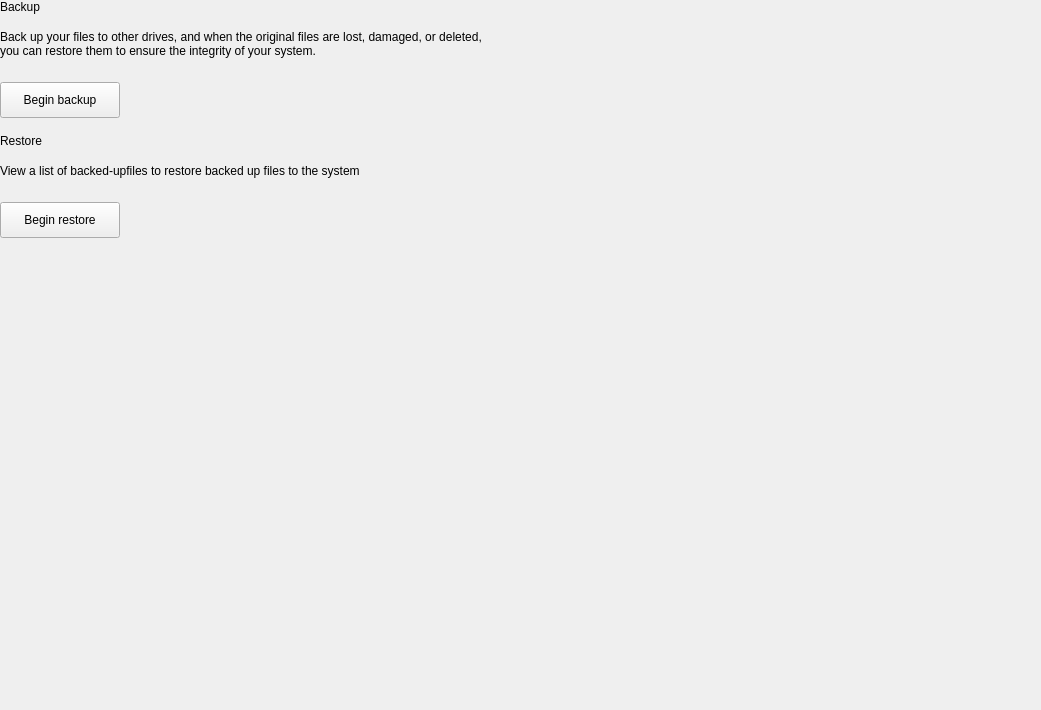
<?xml version="1.0" encoding="UTF-8"?>
<ui version="4.0">
 <class>Backup</class>
 <widget class="QWidget" name="Backup">
  <property name="geometry">
   <rect>
    <x>0</x>
    <y>0</y>
    <width>1041</width>
    <height>710</height>
   </rect>
  </property>
  <property name="minimumSize">
   <size>
    <width>0</width>
    <height>0</height>
   </size>
  </property>
  <property name="maximumSize">
   <size>
    <width>16777215</width>
    <height>16777215</height>
   </size>
  </property>
  <property name="windowTitle">
   <string notr="true">Backup</string>
  </property>
  <layout class="QVBoxLayout" name="verticalLayout_2">
   <property name="spacing">
    <number>16</number>
   </property>
   <property name="leftMargin">
    <number>0</number>
   </property>
   <property name="topMargin">
    <number>0</number>
   </property>
   <property name="rightMargin">
    <number>32</number>
   </property>
   <property name="bottomMargin">
    <number>30</number>
   </property>
   <item>
    <widget class="QLabel" name="titleLabel">
     <property name="sizePolicy">
      <sizepolicy hsizetype="Fixed" vsizetype="Fixed">
       <horstretch>0</horstretch>
       <verstretch>0</verstretch>
      </sizepolicy>
     </property>
     <property name="text">
      <string>Backup</string>
     </property>
     <property name="scaledContents">
      <bool>true</bool>
     </property>
    </widget>
   </item>
   <item>
    <widget class="QLabel" name="backupLabel">
     <property name="sizePolicy">
      <sizepolicy hsizetype="Preferred" vsizetype="Fixed">
       <horstretch>0</horstretch>
       <verstretch>0</verstretch>
      </sizepolicy>
     </property>
     <property name="text">
      <string>Back up your files to other drives, and when the original files are lost, damaged, or deleted, 
you can restore them to ensure the integrity of your system.</string>
     </property>
     <property name="scaledContents">
      <bool>true</bool>
     </property>
     <property name="wordWrap">
      <bool>true</bool>
     </property>
    </widget>
   </item>
   <item>
    <spacer name="verticalSpacer_2">
     <property name="orientation">
      <enum>Qt::Vertical</enum>
     </property>
     <property name="sizeType">
      <enum>QSizePolicy::Fixed</enum>
     </property>
     <property name="sizeHint" stdset="0">
      <size>
       <width>20</width>
       <height>8</height>
      </size>
     </property>
    </spacer>
   </item>
   <item>
    <layout class="QHBoxLayout" name="horizontalLayout">
     <item>
      <widget class="QPushButton" name="backBtn">
       <property name="minimumSize">
        <size>
         <width>120</width>
         <height>36</height>
        </size>
       </property>
       <property name="maximumSize">
        <size>
         <width>0</width>
         <height>36</height>
        </size>
       </property>
       <property name="text">
        <string>Begin backup</string>
       </property>
      </widget>
     </item>
     <item>
      <spacer name="horizontalSpacer">
       <property name="orientation">
        <enum>Qt::Horizontal</enum>
       </property>
       <property name="sizeHint" stdset="0">
        <size>
         <width>40</width>
         <height>20</height>
        </size>
       </property>
      </spacer>
     </item>
    </layout>
   </item>
   <item>
    <widget class="QLabel" name="title2Label">
     <property name="sizePolicy">
      <sizepolicy hsizetype="Fixed" vsizetype="Fixed">
       <horstretch>0</horstretch>
       <verstretch>0</verstretch>
      </sizepolicy>
     </property>
     <property name="text">
      <string>Restore</string>
     </property>
     <property name="scaledContents">
      <bool>true</bool>
     </property>
    </widget>
   </item>
   <item>
    <widget class="QLabel" name="restoreLabel">
     <property name="sizePolicy">
      <sizepolicy hsizetype="Fixed" vsizetype="Fixed">
       <horstretch>0</horstretch>
       <verstretch>0</verstretch>
      </sizepolicy>
     </property>
     <property name="text">
      <string>View a list of backed-upfiles to restore backed up files to the system</string>
     </property>
     <property name="scaledContents">
      <bool>true</bool>
     </property>
    </widget>
   </item>
   <item>
    <spacer name="verticalSpacer_3">
     <property name="orientation">
      <enum>Qt::Vertical</enum>
     </property>
     <property name="sizeType">
      <enum>QSizePolicy::Fixed</enum>
     </property>
     <property name="sizeHint" stdset="0">
      <size>
       <width>20</width>
       <height>8</height>
      </size>
     </property>
    </spacer>
   </item>
   <item>
    <layout class="QHBoxLayout" name="horizontalLayout_2">
     <item>
      <widget class="QPushButton" name="restoreBtn">
       <property name="minimumSize">
        <size>
         <width>120</width>
         <height>36</height>
        </size>
       </property>
       <property name="maximumSize">
        <size>
         <width>0</width>
         <height>36</height>
        </size>
       </property>
       <property name="text">
        <string>Begin restore</string>
       </property>
      </widget>
     </item>
     <item>
      <spacer name="horizontalSpacer_2">
       <property name="orientation">
        <enum>Qt::Horizontal</enum>
       </property>
       <property name="sizeHint" stdset="0">
        <size>
         <width>40</width>
         <height>20</height>
        </size>
       </property>
      </spacer>
     </item>
    </layout>
   </item>
   <item>
    <spacer name="verticalSpacer">
     <property name="orientation">
      <enum>Qt::Vertical</enum>
     </property>
     <property name="sizeHint" stdset="0">
      <size>
       <width>20</width>
       <height>40</height>
      </size>
     </property>
    </spacer>
   </item>
  </layout>
 </widget>
 <layoutdefault spacing="6" margin="11"/>
 <resources/>
 <connections/>
</ui>
